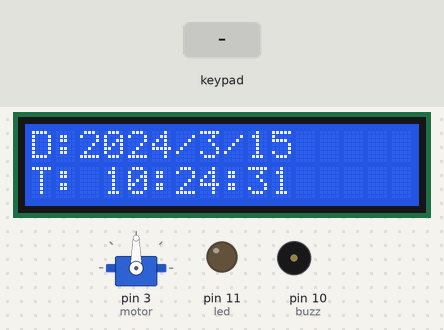
The sketch below on a simulated Arduino Uno, built with avr-gcc and run on an emulated ATmega328P. On the bench: servo, 16×2 character LCD, output pins drawn as LEDs (lit = HIGH), buzzer (waves = sounding, pin HIGH). The test bench sets the inputs (shaded band). The local clock reads 2024-03-15 10:24:30 at power-on unless the sketch sets it; what the sketch prints to the serial monitor is not drawn.

Above: at 1.2 s.
1.3 s: key '1' pressed
At 2.5 s:
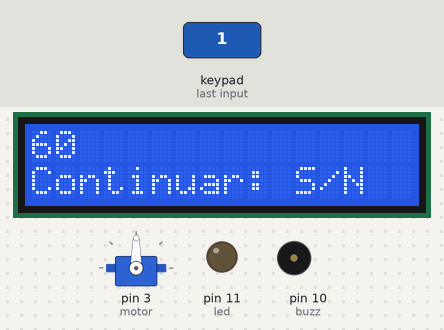
2.8 s: key 'B' pressed
At 3.3 s:
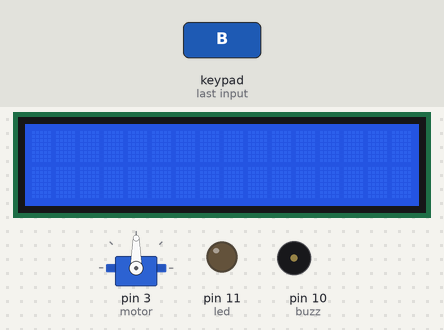
Timing chart, 0 to 5.8 s (numbered marks = the images above; inputs shaded):
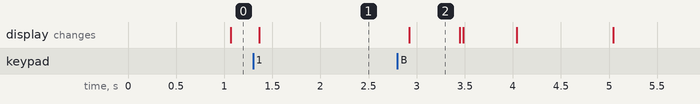

Measured:
- after the input at 1.3 s, the display: changes after 0.06 s (image 1)
- after the input at 2.8 s, the display: changes after 0.12 s (image 2)
- what the display in image 2 shows lasts 0.5 s, from 2.9 s to 3.4 s

The sketch:

Programa_reloj_2.ino
```cpp
/*
  Capitulo 38 de Arduino desde cero en Español.
  Programa que establece una alarma para escribir en monitor serie el texto Alarma
  exactamente a las 14:30 hs. todos los dias.

  Autor: bitwiseAr

*/
#include<Servo.h>   // Incluye libreria para Servos
#include<Keypad.h>  //  Incluye libreria para teclado
#include <Wire.h>   // Incluye libreria para interfaz I2C
#include <RTClib.h>   // Incluye libreria para el manejo del modulo RTC
#include <LiquidCrystal_I2C.h> //Incluye libreria para el manejo LCD
#include <LCD.h> //Inlcuye libreria para funciones de LCD
LiquidCrystal_I2C lcd (0x27, 2, 1, 0, 4, 5, 6, 7); // DIR, E, RW, RS, D4, D5, D6, D7
RTC_DS3231 rtc;     // Crea objeto del tipo RTC_DS3231
Servo motor;
const byte FILAS = 4;
const byte COLUMNAS = 4;
char keys[FILAS][COLUMNAS] = {
  {'1', '2', '3', 'A'},
  {'4', '5', '6', 'B'},
  {'7', '8', '9', 'C'},
  {'*', '0', '#', 'D'}
};
byte pinesFilas[FILAS] = {9, 8, 7, 6};
byte pinesColumnas[COLUMNAS] = {5, 4, 3, 2};
Keypad teclado = Keypad(makeKeymap(keys), pinesFilas, pinesColumnas, FILAS, COLUMNAS);
bool alarma = true;   // Variable de control con valor verdadero
int led = 11; // Pin para encender led
int servo1; // Pines para servos
int servo2;
int servo3;
int servo4;
int buzz = 10; //Pin para buzz
char TECLA;
char TECLA2;
int h = 6;
int n;
int m = 0;
int verifica = "S";
int control;
void setup () {
  motor.attach(3);
  lcd.setBacklightPin(3, POSITIVE); // Puerto P3 de PCF8574 como positivo
  lcd.setBacklight(HIGH);   // Habilita iluminacion posterior de LCD
  lcd.begin(16, 2);     // 16 columnas por 2 lineas para LCD 1602A
  lcd.clear();      // Limpia pantalla
  Serial.begin(9600);    // Inicializa comunicacion serie a 9600 bps
  pinMode(led, OUTPUT); //Habilitamos el led como salida
  pinMode(buzz, OUTPUT); //Habilitamos el buzz como salida
  if (! rtc.begin()) {   // Si falla la inicializacion del modulo
    Serial.println("Modulo RTC no encontrado !");  // Muestra mensaje de error
    while (1);         // Bucle infinito que detiene ejecucion del programa
  }
}

void loop () {
  TECLA =  teclado.getKey(); //Nos devuelve el valor del teclado como un string
  DateTime fecha = rtc.now();        // Funcion que devuelve fecha y horario en formato
  // DateTime y asigna a variable fecha
  // Alarma 1
  Alarma1();
  Alarma2();
  Alarma3();
  Alarma4();
  Alarma5();
  Alarma6();
  Alarma7();
  Alarma8();
 if (TECLA != NO_KEY)                    //si tecla es diferente de "no tecla"... (si se presiona una tecla)
  {
    Controlador();
  }


  lcd.setCursor(0, 0);    // Ubica cursor en columna 0 y linea 0
  lcd.print("D:"); // Establece
  lcd.print(fecha.year());
  lcd.print("/");
  lcd.print(fecha.month());
  lcd.print("/");
  lcd.print(fecha.day());
  lcd.print(" ");
  lcd.setCursor(0, 1);
  lcd.print("T: ");
  lcd.print(fecha.hour());
  lcd.print(":");
  lcd.print(fecha.minute());
  lcd.print(":");
  lcd.print(fecha.second());
  if ( fecha.hour() == 2 && fecha.minute() == 0 )   // si hora = 2 y minutos = 0 restablece valor de
    alarma = true;          // variable de control en verdadero


//Crear codigo para poder entrar al menu varias veces.
 if (TECLA == '5'){
    Controlador();
    }
  Serial.print(TECLA);

}
void Alarma1() {
  DateTime fecha = rtc.now();
  if ( fecha.hour() == h && fecha.minute() == m) { // Si hora = 6 y minutos = 0
    if ( alarma == true ) {       // Si alarma tiene un valor verdadero
      motor.write(0);
      delay(1000);
      motor.write(90);
      delay(1000);
      digitalWrite(buzz, HIGH);   // Enciende buzz
      Serial.print(h);
      digitalWrite(led, HIGH);    // Enciende led
      delay(2000);                // Durante 2s
      digitalWrite(buzz, LOW);    // Apaga buzz
      digitalWrite(led, LOW);     // Apaga led
      alarma = false;         // Carga valor falso en variable de control
    }             // Para evitar ingresar mas de una vez
  }
}
void Alarma2() {
  // Alarma 2
  DateTime fecha = rtc.now();
  if ( fecha.hour() == 7 && fecha.minute() == 0) { // si hora = 7 y minutos = 0
    if ( alarma == true ) {       // si alarma tiene un valor verdadero
      motor.write(0);
      delay(1000);
      motor.write(90);
      delay(1000);
      digitalWrite(buzz, HIGH);   // Enciende buzz
      digitalWrite(led, HIGH);    // Enciende led
      delay(2000);                // Durante 2s
      digitalWrite(buzz, LOW);    // Apaga buzz
      digitalWrite(led, LOW);     // Apaga led
      alarma = false;         // Carga valor falso en variable de control
    }             // Para evitar ingresar mas de una vez
  }
}
void Alarma3() {
  // Alarma 3
  DateTime fecha = rtc.now();
  if ( fecha.hour() == 8 && fecha.minute() == 0) { // si hora = 8 y minutos = 0
    if ( alarma == true ) {       // si alarma tiene un valor verdadero
      motor.write(0);
      delay(1000);
      motor.write(90);
      delay(1000);
      digitalWrite(buzz, HIGH);   // Enciende buzz
      digitalWrite(led, HIGH);    // Enciende led
      delay(2000);                // Durante 2s
      digitalWrite(buzz, LOW);    // Apaga buzz
      digitalWrite(led, LOW);     // Apaga led
      alarma = false;         // Carga valor falso en variable de control
    }             // Para evitar ingresar mas de una vez
  }
}
void Alarma4() {
  // Alarma 4
  DateTime fecha = rtc.now();
  if ( fecha.hour() == 10 && fecha.minute() == 0) { // si hora = 10 y minutos = 0
    if ( alarma == true ) {       // si alarma tiene un valor verdadero
      motor.write(0);
      delay(1000);
      motor.write(90);
      delay(1000);
      digitalWrite(buzz, HIGH);   // Enciende buzz
      digitalWrite(led, HIGH);    // Enciende led
      delay(2000);                // Durante 2s
      digitalWrite(buzz, LOW);    // Apaga buzz
      digitalWrite(led, LOW);     // Apaga led
      alarma = false;         // Carga valor falso en variable de control
    }             // Para evitar ingresar mas de una vez
  }
}
void Alarma5() {
  // Alarma 5
  DateTime fecha = rtc.now();
  if ( fecha.hour() == 14 && fecha.minute() == 0) { // si hora = 14 y minutos = 0
    if ( alarma == true ) {       // Si alarma tiene un valor verdadero
      digitalWrite(buzz, HIGH);   // Enciende buzz
      digitalWrite(led, HIGH);    // Enciende led
      delay(2000);                // Durante 2s
      digitalWrite(buzz, LOW);    // Apaga buzz
      digitalWrite(led, LOW);     // Apaga led
      alarma = false;         // Carga valor falso en variable de control
    }             // Para evitar ingresar mas de una vez
  }
}
void Alarma6() {
  // Alarma 6
  DateTime fecha = rtc.now();
  if ( fecha.hour() == 20 && fecha.minute() == 0) { // si hora = 20 y minutos = 0
    if ( alarma == true ) {       // Si alarma tiene un valor verdadero
      digitalWrite(buzz, HIGH);   // Enciende buzz
      digitalWrite(led, HIGH);    // Enciende led
      delay(2000);                // Durante 2s
      digitalWrite(buzz, LOW);    // Apaga buzz
      digitalWrite(led, LOW);     // Apaga led
      alarma = false;         // Carga valor falso en variable de control
    }             // Para evitar ingresar mas de una vez
  }
}
void Alarma7() {
  // Alarma 7
  DateTime fecha = rtc.now();
  if ( fecha.hour() == 21 && fecha.minute() == 0) { // si hora = 21 y minutos = 0
    if ( alarma == true ) {       // Si alarma tiene un valor verdadero
      digitalWrite(buzz, HIGH);   // Enciende buzz
      digitalWrite(led, HIGH);    // Enciende led
      delay(2000);                // Durante 2s
      digitalWrite(buzz, LOW);    // Apaga buzz
      digitalWrite(led, LOW);     // Apaga led
      alarma = false;         // Carga valor falso en variable de control
    }             // Para evitar ingresar mas de una vez
  }
}
void Alarma8() {
  // Alarma 8
  DateTime fecha = rtc.now();
  if ( fecha.hour() == 21 && fecha.minute() == 30) { // si hora = 21 y minutos = 30
    if ( alarma == true ) {       // Si alarma tiene un valor verdadero
      digitalWrite(buzz, HIGH);   // Enciende buzz
      digitalWrite(led, HIGH);    // Enciende led
      delay(2000);                // Durante 2s
      digitalWrite(buzz, LOW);    // Apaga buzz
      digitalWrite(led, LOW);     // Apaga led
      alarma = false;         // Carga valor falso en variable de control
    }             // Para evitar ingresar mas de una vez
  }
}

void Continuar(){
  while (verifica == "S"){
        lcd.clear();
        lcd.setCursor(0, 0);
        lcd.print(h);
        lcd.print(m);
        lcd.setCursor(0, 1);
        lcd.print("Continuar: S/N");
        TECLA2 = teclado.getKey();
          if (TECLA2 == 'A'){
          verifica = "S";

          }
          if (TECLA2 == 'B'){
          verifica = "N";
          lcd.clear();
          }
          delay(500);
          }
  }
void Controlador(){

    switch (TECLA) {
    case '1':
      Continuar();
      break;
    case '2':
      Continuar();
      break;
    case '3':
      Continuar();
      break;
    case '4':
      Continuar();
      break;
    case '5':
      Continuar();
      break;
    case '6':
      Continuar();
      break;
    case '7':
      Continuar();
      break;
    case '8':
      Continuar();
      break;
    case '9':

      break;
    }
  }
```
